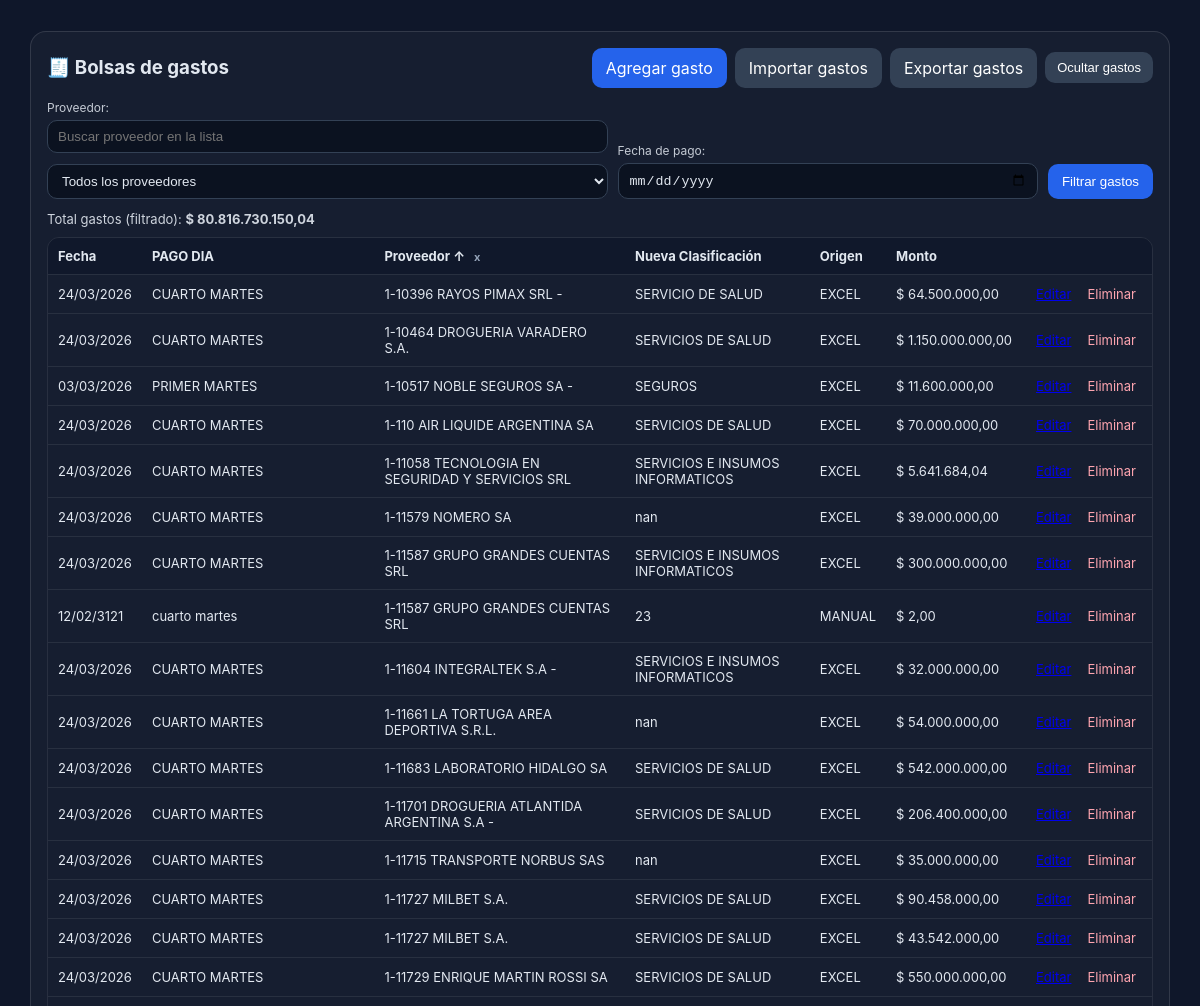
Page /?sort=provider&dir=asc (signed in, middle part) on the earlier database version.
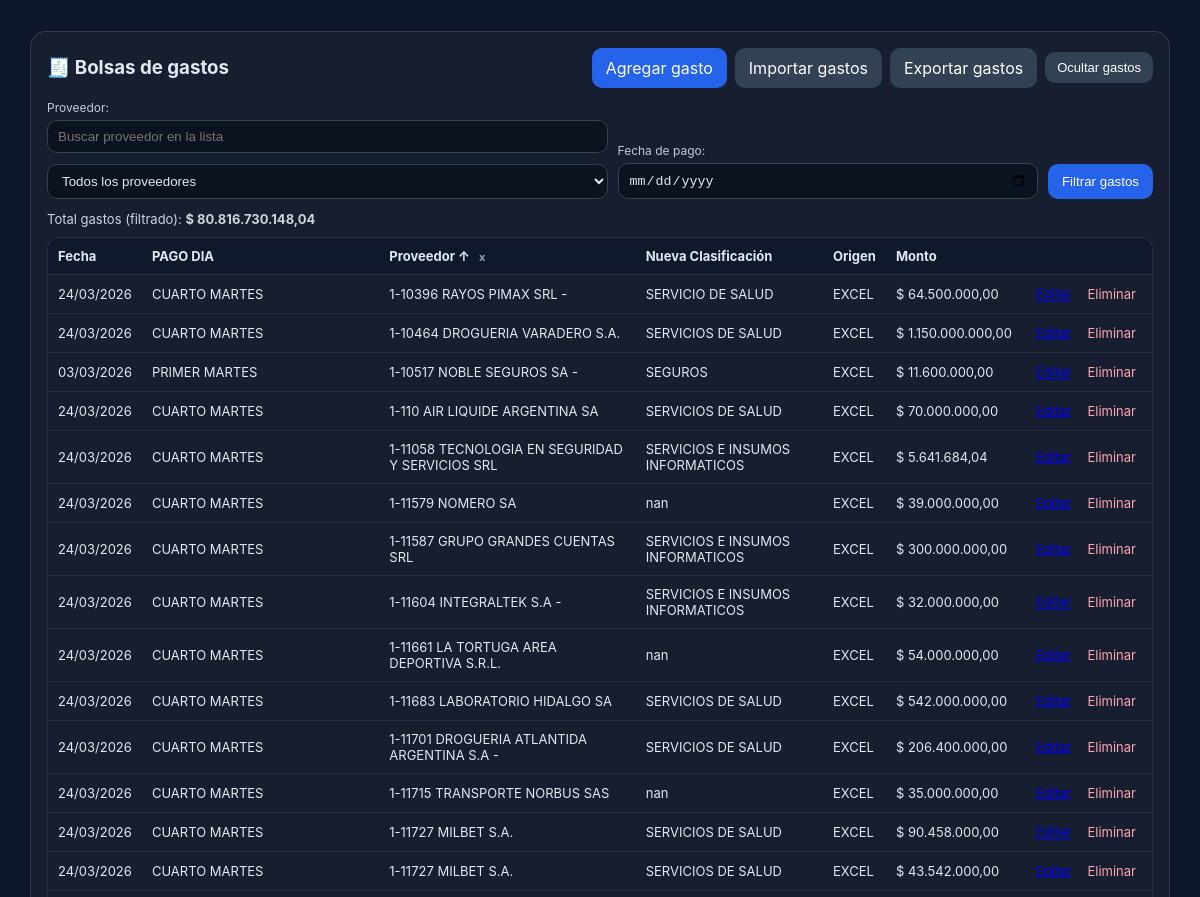
Same page on the later database version.
### dashboard/models.py (models this page shows, shortened)
class Expense(models.Model):
	SOURCE_EXCEL = "EXCEL"
	SOURCE_MANUAL = "MANUAL"
	SOURCE_IMPORTADO = "IMPORTADO"
	SOURCE_CHOICES = (
		(SOURCE_EXCEL, "EXCEL"),
		(SOURCE_MANUAL, "MANUAL"),
		(SOURCE_IMPORTADO, "IMPORTADO"),
	)
	scenario = models.ForeignKey(Scenario, on_delete=models.CASCADE, related_name="expenses")
	provider = models.ForeignKey(Provider, on_delete=models.PROTECT, related_name="expenses")
	year = models.PositiveIntegerField()
	month = models.PositiveSmallIntegerField()
	amount = models.DecimalField(max_digits=20, decimal_places=2)
	payment_date = models.DateField(null=True, blank=True)
	payment_label = models.CharField(max_length=255)
	financial_code = models.CharField(max_length=120, blank=True)
	purchase_order = models.CharField(max_length=120, blank=True)
	nueva_clasificacion = models.CharField(max_length=255, blank=True)
	clasif_cash = models.CharField(max_length=255, blank=True)
	source_tag = models.CharField(max_length=20, choices=SOURCE_CHOICES, default=SOURCE_EXCEL)
	created_at = models.DateTimeField(auto_now_add=True)
	updated_at = models.DateTimeField(auto_now=True)
	class Meta:
		ordering = ["payment_date", "-amount"]
		indexes = [
			models.Index(fields=["scenario", "year", "month"]),
			models.Index(fields=["provider", "payment_date"]),
		]

class Provider(models.Model):
	name = models.CharField(max_length=255, unique=True)
	class Meta:
		ordering = ["name"]
	def __str__(self):
		return self.name

### dashboard/views.py (the view, shortened to what this page needs)
# urls.py: path("", views.dashboard_home, name="home"),
@login_required
def dashboard_home(request):
	scenario = resolve_default_scenario()
	if not scenario:
		return render(request, "dashboard/home.html", {"no_data": True})
	provider_qs = scenario.expenses.values_list("provider_id", flat=True).distinct()
	period_form = DashboardFilterForm(
		request.GET or None,
		year=scenario.year,
		start_month=scenario.start_month,
	)
	expense_filter_form = ExpenseFilterForm(
		request.GET or None,
		provider_queryset=Provider.objects.filter(id__in=provider_qs),
	)
	selected_year = scenario.year
	selected_month = scenario.start_month
	selected_provider = None
	selected_payment_date = None
	if period_form.is_valid():
		selected_year = period_form.cleaned_data["year"]
		selected_month = int(period_form.cleaned_data["month"])
	if expense_filter_form.is_valid():
		selected_provider = expense_filter_form.cleaned_data.get("provider")
		selected_payment_date = expense_filter_form.cleaned_data.get("payment_date")
	requested_sort = request.GET.get("sort")
	requested_dir = request.GET.get("dir", "asc")
	allowed_sorts = {
		"payment_date",
		"payment_label",
		"provider",
		"nueva_clasificacion",
		"source_tag",
		"amount",
	}
	effective_sort = requested_sort if requested_sort in allowed_sorts else ""
	effective_dir = "desc" if requested_dir == "desc" else "asc"
	def _next_dir_for(field_name):
		if effective_sort == field_name and effective_dir == "asc":
			return "desc"
		return "asc"
	cash_rows = build_year_cash_projection(scenario=scenario, year=selected_year)
	month_rows = [row for row in cash_rows if row["mes"] == selected_month]
	monthly_summary = monthly_interest_summary(cash_rows, scenario.start_month)
	calendar_payload = get_month_calendar_payload(cash_rows, selected_year, selected_month)
	expense_qs, expense_total = filtered_expenses(
		scenario=scenario,
		year=selected_year,
		month=selected_month,
		provider=selected_provider,
		payment_date=selected_payment_date,
		sort_field=effective_sort or None,
		sort_dir=effective_dir,
	)
	expense_change_logs = scenario.expense_change_logs.select_related("changed_by", "expense", "expense__provider")[:120]
	monthly_incomes = IncomeEntry.objects.filter(
		scenario=scenario,
		entry_date__year=selected_year,
		entry_date__month=selected_month,
	).order_by("entry_date")
	income_total = monthly_incomes.aggregate(total=Sum("amount"))["total"] or Decimal("0")
	calc_expenses_qs = (
		Expense.objects.filter(
			scenario=scenario,
			year=selected_year,
			month=selected_month,
		)
		.select_related("provider")
		.exclude(payment_date__isnull=True)
		.exclude(amount=0)
		.order_by("provider__name", "payment_date", "payment_label", "id")
	)
	calc_expense_options = [
		{
			"id": exp.id,
			"provider": exp.provider.name.strip() if exp.provider and exp.provider.name else "",
			"payment_date": exp.payment_date,
			"payment_label": (exp.payment_label or "").strip(),
			"amount": float(exp.amount or 0),
		}
		for exp in calc_expenses_qs[:1000]
	]
	chart_labels = [x["mes_nombre"] for x in monthly_summary]
	chart_values = [float(x["interes_mes"] or 0) for x in monthly_summary]
	context = {
		"scenario": scenario,
		"period_form": period_form,
		"expense_filter_form": expense_filter_form,
		"month_name": MONTH_NAME_ES[selected_month],
		"selected_year": selected_year,
		"selected_month": selected_month,
		"calendar_payload": calendar_payload,
		"month_rows": month_rows,
		"monthly_summary": monthly_summary,
		"chart_labels": chart_labels,
		"chart_values": chart_values,
		"expense_rows": expense_qs[:250],
		"expense_total": expense_total,
		"expense_change_logs": expense_change_logs,
		"income_rows": monthly_incomes[:250],
		"income_total": income_total,
		"total_mes": _sum_interest(month_rows),
		"total_anual": _sum_interest(cash_rows),
		"daily_rate_pct": float(scenario.daily_interest_rate * Decimal("100")),
		"daily_rate_pct_input": f"{(scenario.daily_interest_rate * Decimal('100')):.4f}",
		"adelanto_daily_rate_decimal": f"{scenario.daily_interest_rate:.6f}",
		"calc_expense_options": calc_expense_options,
		"expense_sort": effective_sort,
		"expense_dir": effective_dir,
		"next_dir_payment_date": _next_dir_for("payment_date"),
		"next_dir_payment_label": _next_dir_for("payment_label"),
		"next_dir_provider": _next_dir_for("provider"),
		"next_dir_nueva_clasificacion": _next_dir_for("nueva_clasificacion"),
		"next_dir_source_tag": _next_dir_for("source_tag"),
		"next_dir_amount": _next_dir_for("amount"),
		"today": date.today(),
	}
	context.update(_build_cafci_context(request))
	estimated_rate_decimal = context.get("cafci_1822_estimated_rate_decimal")
	if estimated_rate_decimal is not None:
		context["daily_rate_pct"] = float(estimated_rate_decimal * Decimal("100"))
		context["daily_rate_pct_input"] = f"{(estimated_rate_decimal * Decimal('100')):.4f}"
		context["adelanto_daily_rate_decimal"] = f"{estimated_rate_decimal:.10f}".rstrip("0").rstrip(".")
	return render(request, "dashboard/home.html", context)

### dashboard/templates/dashboard/home.html (shortened to what this page needs)
{% extends 'base.html' %}
{% load dashboard_tags %}
{% block content %}
{% if no_data %}
<section class="panel panel-narrow">
  <h2>Sin datos importados</h2>
  <p>Importá el Excel inicial para comenzar a operar.</p>
  {% if user.is_staff %}
    <a href="{% url 'dashboard:import_excel' %}" class="btn-primary">Importar Excel</a>
  {% endif %}
</section>
{% else %}
<section class="main-grid">
</section>
<section class="panel panel-collapsible" id="expensePanel" data-panel-name="expense">
  <div class="panel-title-row">
    <h3>🧾 Bolsas de gastos</h3>
    <div class="panel-actions">
      {% if perms.dashboard.add_expense %}
      <a
        href="{% url 'dashboard:expense_create' %}?year={{ selected_year }}&month={{ selected_month }}"
        class="btn-primary"
      >
        Agregar gasto
      </a>
      <a
        href="{% url 'dashboard:expense_import_excel' %}?year={{ selected_year }}&month={{ selected_month }}"
        class="btn-secondary"
      >
        Importar gastos
      </a>
      {% endif %}
      <a
        href="{% url 'dashboard:expense_export_excel' %}?year={{ selected_year }}&month={{ selected_month }}"
        class="btn-secondary"
      >
        Exportar gastos
      </a>
      <button
        id="toggleExpensePanel"
        type="button"
        class="btn-secondary btn-toggle-panel"
        aria-controls="expensePanelContent"
        aria-expanded="false"
      >
      </button>
    </div>
  </div>
  <div id="expensePanelContent" class="collapsible-body" hidden>
    <form method="get" action="#expensePanel" class="filter-grid filter-grid--expense">
      <div class="form-row">{{ expense_filter_form.provider.label_tag }}{{ expense_filter_form.provider }}</div>
      <div class="form-row">{{ expense_filter_form.payment_date.label_tag }}{{ expense_filter_form.payment_date }}</div>
      <button class="btn-primary" type="submit">Filtrar gastos</button>
    </form>
    <p class="section-meta">Total gastos (filtrado): <strong>$ {{ expense_total|money_ar }}</strong></p>
    <div class="table-wrap">
      <table>
        <thead>
          <tr>
            <th>
              <a class="sort-link" href="?{% update_query sort='payment_date' dir=next_dir_payment_date %}#expensePanel">
                Fecha{% if expense_sort == 'payment_date' %} {% if expense_dir == 'asc' %}↑{% else %}↓{% endif %}{% endif %}
              </a>
            </th>
            <th>
              <a class="sort-link" href="?{% update_query sort='payment_label' dir=next_dir_payment_label %}#expensePanel">
                PAGO DIA{% if expense_sort == 'payment_label' %} {% if expense_dir == 'asc' %}↑{% else %}↓{% endif %}{% endif %}
              </a>
            </th>
            <th>
              <a class="sort-link" href="?{% update_query sort='provider' dir=next_dir_provider %}#expensePanel">
                Proveedor{% if expense_sort == 'provider' %} {% if expense_dir == 'asc' %}↑{% else %}↓{% endif %}{% endif %}
              </a>
              {% if expense_sort == 'provider' %}
                <a class="sort-clear" href="?{% update_query sort='' dir='' %}#expensePanel" title="Quitar orden">x</a>
              {% endif %}
            </th>
            <th>
              <a class="sort-link" href="?{% update_query sort='nueva_clasificacion' dir=next_dir_nueva_clasificacion %}#expensePanel">
                Nueva Clasificación{% if expense_sort == 'nueva_clasificacion' %} {% if expense_dir == 'asc' %}↑{% else %}↓{% endif %}{% endif %}
              </a>
            </th>
            <th>
              <a class="sort-link" href="?{% update_query sort='source_tag' dir=next_dir_source_tag %}#expensePanel">
                Origen{% if expense_sort == 'source_tag' %} {% if expense_dir == 'asc' %}↑{% else %}↓{% endif %}{% endif %}
              </a>
            </th>
            <th>
              <a class="sort-link" href="?{% update_query sort='amount' dir=next_dir_amount %}#expensePanel">
                Monto{% if expense_sort == 'amount' %} {% if expense_dir == 'asc' %}↑{% else %}↓{% endif %}{% endif %}
              </a>
            </th>
            <th></th>
          </tr>
        </thead>
        <tbody>
          {% for exp in expense_rows %}
            <tr>
              <td>{{ exp.payment_date|date:'d/m/Y'|default:'—' }}</td>
              <td>{{ exp.payment_label }}</td>
              <td>{{ exp.provider.name }}</td>
              <td>{{ exp.nueva_clasificacion|default:'—' }}</td>
              <td>{{ exp.source_tag|default:'—' }}</td>
              <td>$ {{ exp.amount|money_ar }}</td>
              <td>
                <div class="row-actions">
                  {% if perms.dashboard.change_expense %}
                    <a href="{% url 'dashboard:expense_edit' exp.id %}">Editar</a>
                  {% endif %}
                  {% if perms.dashboard.delete_expense %}
                    <form method="post" action="{% url 'dashboard:expense_delete' exp.id %}" class="inline-form change-comment-form" data-confirm-message="¿Eliminar este gasto?" data-comment-prompt="Comentario obligatorio para el historial de cambios (eliminación):">
                      <button type="submit" class="btn-link danger-link">Eliminar</button>
                    </form>
                  {% endif %}
                </div>
              </td>
            </tr>
          {% empty %}
            <tr><td colspan="7">No hay gastos para los filtros seleccionados.</td></tr>
          {% endfor %}
        </tbody>
      </table>
    </div>
  </div>
</section>
{% endif %}
{% endblock %}

### templates/base.html (shortened to what this page needs)
{% load static %}
<!DOCTYPE html>
<html lang="es">
<head>
  <link rel="stylesheet" href="{% static 'dashboard/css/dashboard.css' %}">
</head>
<body>
  <main class="container page-content">
    {% block content %}{% endblock %}
  </main>
</body>
</html>

Differences in the rows shown:
removed Expense: payment_date "12/02/3121", payment_label "cuarto martes", provider.name "1-11587 GRUPO GRANDES CUENTAS SRL", nueva_clasificacion "23", source_tag "MANUAL", amount "2,00"
no longer on this page (row unchanged): Expense: payment_date "24/03/2026", payment_label "CUARTO MARTES", provider.name "1-11729 ENRIQUE MARTIN ROSSI SA", nueva_clasificacion "SERVICIOS DE SALUD", source_tag "EXCEL", amount "550.000.000,00"
Other differences:
{{ expense_total|money_ar }}: "80.816.730.150,04" → "80.816.730.148,04"
